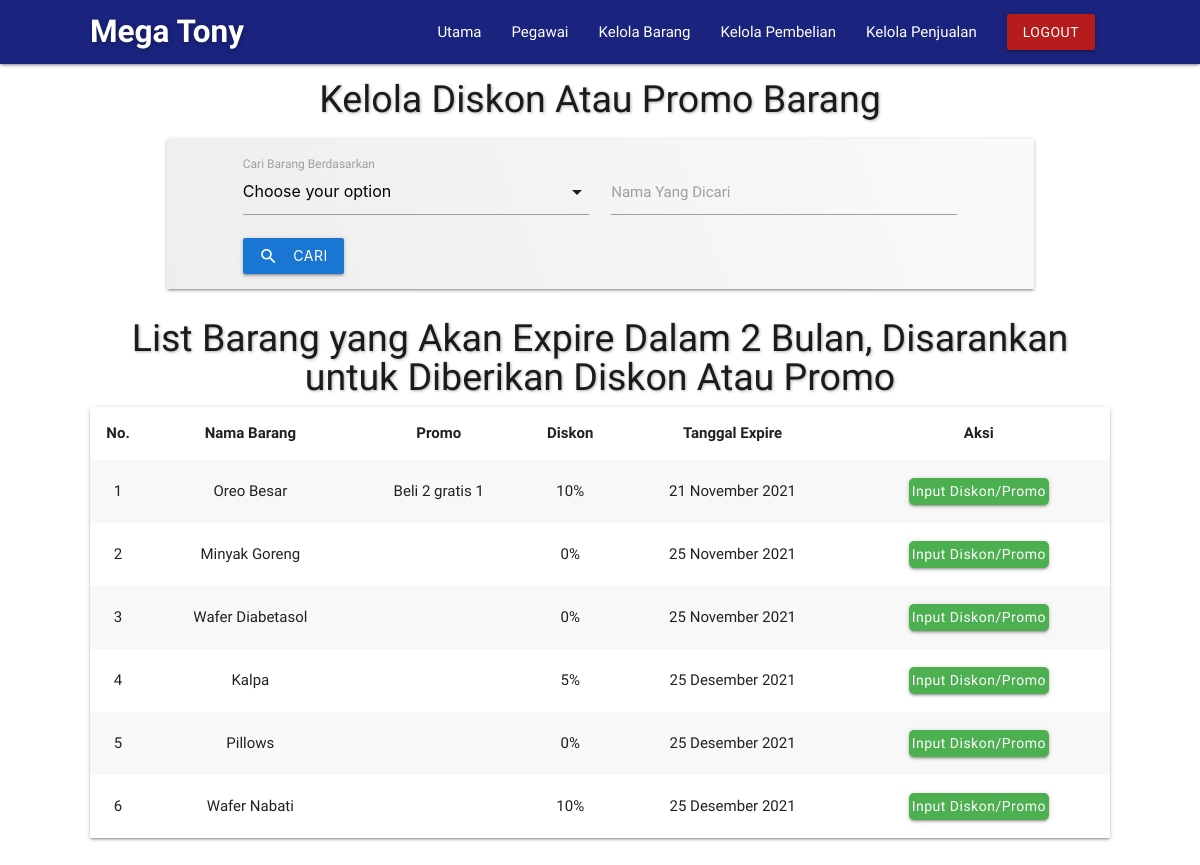
/admin/saran-diskon.php (signed in), run on the app's committed database.
### tables this page shows
CREATE TABLE IF NOT EXISTS `list_barang` (
  `id_barang` int(11) NOT NULL AUTO_INCREMENT,
  `nama_barang` text DEFAULT NULL,
  `harga` double DEFAULT NULL,
  `stok` int(11) DEFAULT NULL,
  `promo` text DEFAULT NULL,
  `diskon` int(11) DEFAULT NULL,
  `satuan` varchar(50) DEFAULT NULL,
  `unit` int(11) DEFAULT NULL,
  `tgl_expire` date DEFAULT NULL,
  `foto` text DEFAULT NULL,
  PRIMARY KEY (`id_barang`)
);

### admin/asset/datetime/datetimeFormat.php (called while the page is built, shortened)
<?php
class datetimeFormat {
    public static function TanggalIndo($date){
          $BulanIndo = array(
                            "Januari",
                            "Februari",
                            "Maret",
                            "April",
                            "Mei",
                            "Juni",
                            "Juli",
                            "Agustus",
                            "September",
                            "Oktober",
                            "November",
                            "Desember"
                            );
          $tahun = substr($date, 0, 4);
          $bulan = substr($date, 5, 2);
          $tgl   = substr($date, 8, 2);
          $result = $tgl . " " . $BulanIndo[(int)$bulan-1] . " ". $tahun;
          return($result);
    }
}
?>

### admin/saran-diskon.php (the view, shortened to what this page needs)
<?php
	include('template/header.php');
	include('asset/datetime/datetimeFormat.php');
?>
<?php
	$qry = "SELECT
						*
					FROM list_barang
					WHERE tgl_expire <= CURDATE() + INTERVAL 2 MONTH";
	$orderby = "tgl_expire";
  $sel_qry = mysqli_query($mysqli, $qry);
  $jum_data = mysqli_num_rows($sel_qry);
?>
	<section id="saran-diskon">
		<div class="container">
			<h5 class="title">Kelola Diskon Atau Promo Barang</h5>
			<?php
			 if ($jum_data == 0) {
			?>
				<h5 class="center-align title-form red-text text-darken-1">Belum Ada Saran yang Cocok untuk Diberikan</h5>
			<?php } else { ?>
      <div class="container pencarian-barang">
        <div class="card">
          <?php include('../paginasi/pencarian.php'); ?>
        </div>
      </div>
			<div class="list">
			<h5 class="title">List Barang yang Akan Expire Dalam 2 Bulan, Disarankan untuk Diberikan Diskon Atau Promo</h5>
				<div class="card-panel">
					<table class="striped centered responsive-table">
		        <thead>
		          <tr>
	          		<th>No.</th>
	              <th>Nama Barang</th>
	              <th>Promo</th>
	              <th>Diskon</th>
	              <th>Tanggal Expire</th>
	              <th>Aksi</th>
		          </tr>
		        </thead>
		        <tbody>
		        <?php
		        	$no = 1;
							$kolomCari=(isset($_GET['Kolom']))? $_GET['Kolom'] : "";
							$kolomKataKunci=(isset($_GET['KataKunci']))? $_GET['KataKunci'] : "";
							if($kolomCari=="" && $kolomKataKunci==""){
							  $dt = mysqli_query($mysqli, "$qry ORDER BY $orderby ASC");
							}else{
							  $dt = mysqli_query($mysqli, "$qry AND $kolomCari LIKE '%$kolomKataKunci%' ORDER BY $orderby ASC");
							}
							while($data = mysqli_fetch_array($dt)) {
						?>
		          <tr>
		          	<td><?php echo $no; ?></td>
		            <td><?php echo $data['nama_barang']; ?></td>
		            <td><?php echo $data['promo']; ?></td>
		            <td><?php echo $data['diskon']; ?>%</td>
		            <td><?php echo datetimeFormat::TanggalIndo($data['tgl_expire']); ?></td>
		            <td><a class="waves-effect waves-light btn modal-trigger green" href="#input-dispro<?php echo $data['id_barang']; ?>">Input Diskon/Promo</a></td>
		          </tr>
		        <?php $no++; } ?>
		        </tbody>
		      </table>
				</div>
			</div>
			<?php } ?>
		</div>
	</section>
<?php include('template/footer.php'); ?>

### admin/asset/css/style.css (style rules this page uses)
* { font-family: 'Varela Round', sans-serif; }
#pegawai .title, #list-barang .title, #saran-diskon .title { text-align: center; font-size: 2.5rem; font-weight: 500; text-shadow: 1px 1px 3px rgba(0, 0, 0, 0.3); font-family: 'Signika', sans-serif; }
#saran-diskon .title { line-height: 2.6rem; font-family: 'Signika', sans-serif; }
#pegawai .list, #list-barang .list, #saran-diskon .list { margin-top: 30px; }
#saran-diskon .list { margin-bottom: 50px; }
#pegawai .list .card-panel table .btn, #list-barang .list .card-panel table .btn, #saran-diskon .list .card-panel table .btn { height: unset; line-height: unset; padding: 3px; margin: 3px 3px; border-radius: 5px; text-transform: capitalize; }
#saran-diskon .pencarian-barang .card { padding: 15px 0; background: linear-gradient(70deg, #eeeeee, #fafafa); margin-top: 20px; }
#saran-diskon .list .card-panel { padding: 0; }

### data on the page
list_barang: nama_barang "Oreo Besar", promo "Beli 2 gratis 1", diskon "10", tgl_expire "21 November 2021"
list_barang: nama_barang "Minyak Goreng", diskon "0", tgl_expire "25 November 2021"
list_barang: nama_barang "Wafer Diabetasol", diskon "0", tgl_expire "25 November 2021"
list_barang: nama_barang "Kalpa", diskon "5", tgl_expire "25 Desember 2021"
list_barang: nama_barang "Pillows", diskon "0", tgl_expire "25 Desember 2021"
list_barang: nama_barang "Wafer Nabati", diskon "10", tgl_expire "25 Desember 2021"
